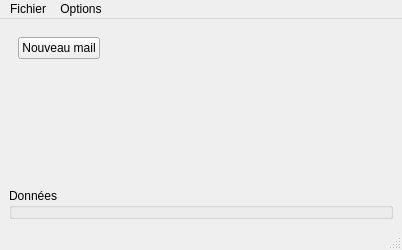
<?xml version="1.0" encoding="UTF-8"?>
<ui version="4.0">
 <class>MainWindow</class>
 <widget class="QMainWindow" name="MainWindow">
  <property name="geometry">
   <rect>
    <x>0</x>
    <y>0</y>
    <width>383</width>
    <height>232</height>
   </rect>
  </property>
  <property name="windowTitle">
   <string>MainWindow</string>
  </property>
  <widget class="QWidget" name="centralwidget">
   <layout class="QGridLayout" name="gridLayout">
    <item row="0" column="0">
     <widget class="QStackedWidget" name="sw_Principal">
      <property name="currentIndex">
       <number>0</number>
      </property>
      <widget class="QWidget" name="page">
       <layout class="QGridLayout" name="gridLayout_3">
        <item row="0" column="0">
         <widget class="QPushButton" name="btn_NewMail">
          <property name="text">
           <string>Nouveau mail</string>
          </property>
         </widget>
        </item>
        <item row="0" column="1">
         <spacer name="horizontalSpacer">
          <property name="orientation">
           <enum>Qt::Horizontal</enum>
          </property>
          <property name="sizeHint" stdset="0">
           <size>
            <width>263</width>
            <height>20</height>
           </size>
          </property>
         </spacer>
        </item>
        <item row="1" column="0">
         <spacer name="verticalSpacer_2">
          <property name="orientation">
           <enum>Qt::Vertical</enum>
          </property>
          <property name="sizeHint" stdset="0">
           <size>
            <width>20</width>
            <height>104</height>
           </size>
          </property>
         </spacer>
        </item>
       </layout>
      </widget>
      <widget class="QWidget" name="page_2">
       <layout class="QGridLayout" name="gridLayout_2">
        <item row="5" column="3">
         <spacer name="horizontalSpacer_3">
          <property name="orientation">
           <enum>Qt::Horizontal</enum>
          </property>
          <property name="sizeHint" stdset="0">
           <size>
            <width>68</width>
            <height>20</height>
           </size>
          </property>
         </spacer>
        </item>
        <item row="2" column="0" colspan="2">
         <widget class="QLabel" name="label_6">
          <property name="text">
           <string>Vitesse fond (nd)</string>
          </property>
         </widget>
        </item>
        <item row="2" column="2">
         <widget class="QDoubleSpinBox" name="sp_SOG">
          <property name="decimals">
           <number>1</number>
          </property>
         </widget>
        </item>
        <item row="1" column="4">
         <spacer name="horizontalSpacer_2">
          <property name="orientation">
           <enum>Qt::Horizontal</enum>
          </property>
          <property name="sizeHint" stdset="0">
           <size>
            <width>1</width>
            <height>20</height>
           </size>
          </property>
         </spacer>
        </item>
        <item row="0" column="1" colspan="3">
         <widget class="QLineEdit" name="le_Position">
          <property name="minimumSize">
           <size>
            <width>170</width>
            <height>0</height>
           </size>
          </property>
          <property name="text">
           <string>47° 47.442' N, 3° 57.451' W</string>
          </property>
          <property name="readOnly">
           <bool>false</bool>
          </property>
         </widget>
        </item>
        <item row="5" column="0" colspan="2">
         <widget class="QPushButton" name="btn_Generate">
          <property name="text">
           <string>Générer email</string>
          </property>
         </widget>
        </item>
        <item row="3" column="2" colspan="5">
         <widget class="QLineEdit" name="le_Comments"/>
        </item>
        <item row="0" column="0">
         <widget class="QLabel" name="label_3">
          <property name="text">
           <string>Position</string>
          </property>
         </widget>
        </item>
        <item row="1" column="0" colspan="2">
         <widget class="QLabel" name="label_5">
          <property name="text">
           <string>Route fond (°)</string>
          </property>
         </widget>
        </item>
        <item row="1" column="6">
         <widget class="QPushButton" name="btn_actualiser">
          <property name="text">
           <string>Actualiser les données</string>
          </property>
         </widget>
        </item>
        <item row="1" column="2">
         <widget class="QDoubleSpinBox" name="sp_COG">
          <property name="decimals">
           <number>1</number>
          </property>
          <property name="maximum">
           <double>360.000000000000000</double>
          </property>
         </widget>
        </item>
        <item row="3" column="0" colspan="2">
         <widget class="QLabel" name="label">
          <property name="text">
           <string>Commentaires:</string>
          </property>
         </widget>
        </item>
        <item row="5" column="6">
         <widget class="QPushButton" name="btn_Cancel">
          <property name="text">
           <string>Annuler</string>
          </property>
         </widget>
        </item>
        <item row="4" column="0">
         <spacer name="verticalSpacer">
          <property name="orientation">
           <enum>Qt::Vertical</enum>
          </property>
          <property name="sizeHint" stdset="0">
           <size>
            <width>20</width>
            <height>40</height>
           </size>
          </property>
         </spacer>
        </item>
       </layout>
      </widget>
     </widget>
    </item>
    <item row="1" column="0">
     <widget class="QGroupBox" name="gb_Datas">
      <property name="title">
       <string>Données</string>
      </property>
     </widget>
    </item>
   </layout>
  </widget>
  <widget class="QMenuBar" name="menubar">
   <property name="geometry">
    <rect>
     <x>0</x>
     <y>0</y>
     <width>383</width>
     <height>21</height>
    </rect>
   </property>
   <widget class="QMenu" name="menuOprtions">
    <property name="title">
     <string>Options</string>
    </property>
    <addaction name="actionPreferences"/>
   </widget>
   <widget class="QMenu" name="menuFichier">
    <property name="title">
     <string>Fichier</string>
    </property>
    <addaction name="actionQuitter"/>
   </widget>
   <addaction name="menuFichier"/>
   <addaction name="menuOprtions"/>
  </widget>
  <widget class="QStatusBar" name="statusbar"/>
  <action name="actionPreferences">
   <property name="text">
    <string>Préférences</string>
   </property>
  </action>
  <action name="actionQuitter">
   <property name="text">
    <string>Quitter</string>
   </property>
  </action>
 </widget>
 <resources/>
 <connections/>
</ui>
